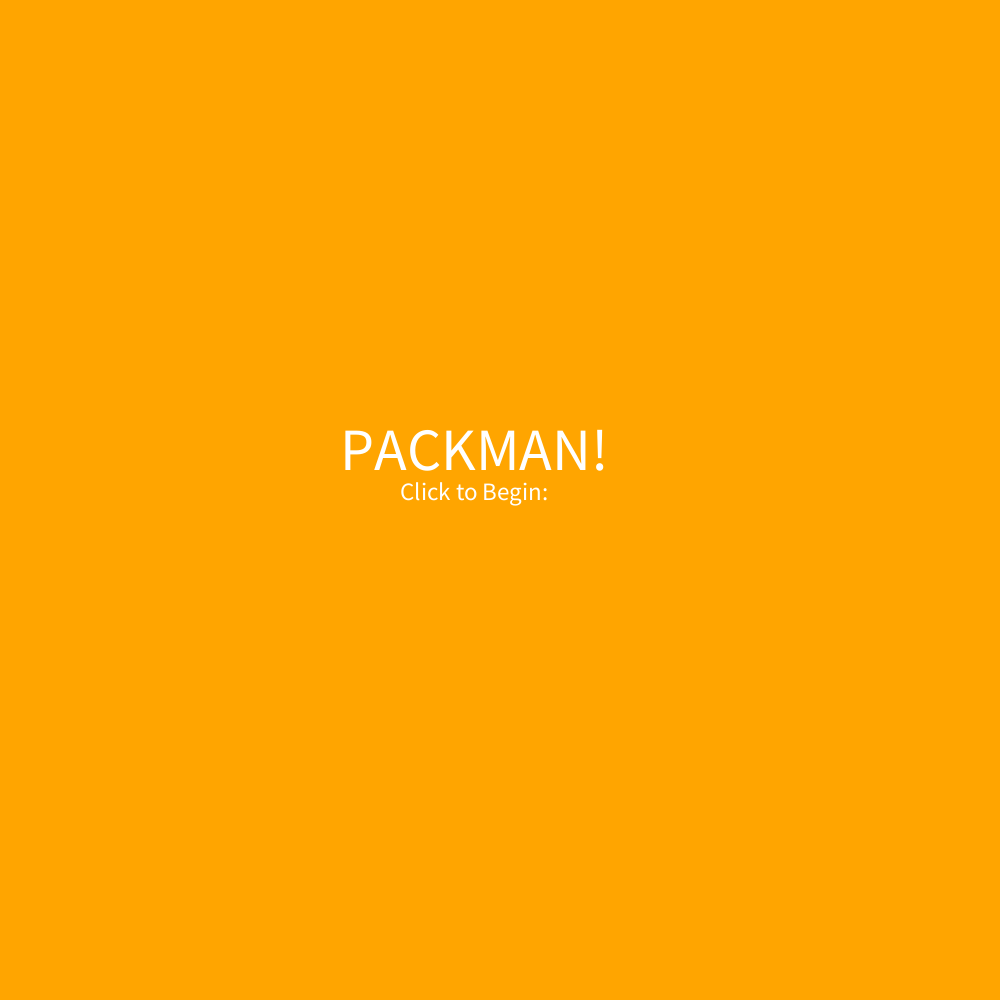
Frame 1 (no input)
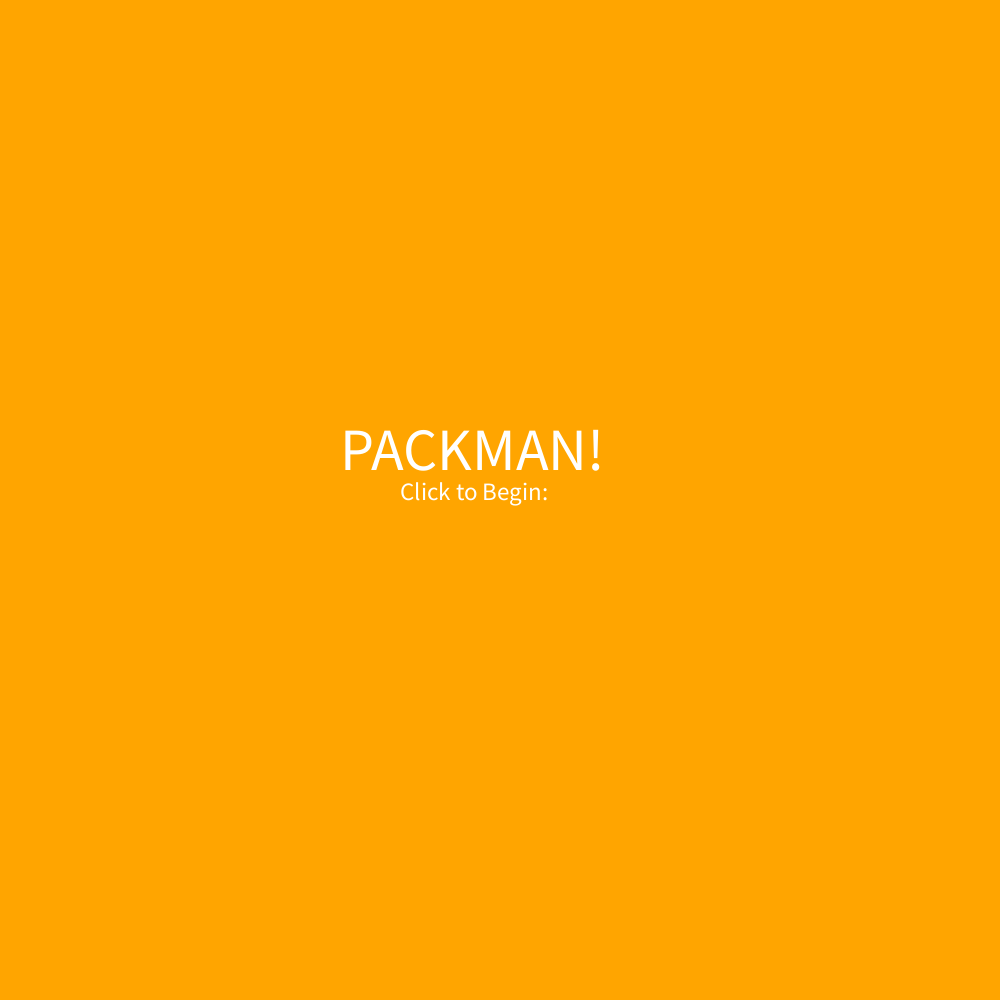
Frame 60 (the mouse pressed at the canvas centre just before this capture)
Frame 120 (the mouse held since frame 60 and released just before this capture): identical to frame 60, image omitted

The Processing sketch that drew these frames (run headless with seeded random() and noise(); from frame 60 on, the mouse is pressed at the canvas centre):

// Processing sketch: Midterm_WIP_1
// ── Midterm_WIP_1.pde
// WIP decided to just begin with the start screen and a click to start function//


String screenState = "Begin";

void setup() {
  size(1000, 1000);
  
}

void draw() {
if (screenState == "Begin"){
  fill(#FFFFFF);
  background(#FFA500);
  textSize(60);
  text("PACKMAN!",340,470);
  textSize(25);
  text("Click to Begin: ",400,500);
  if(mousePressed){
    screenState = "pac";
  }
}
}
